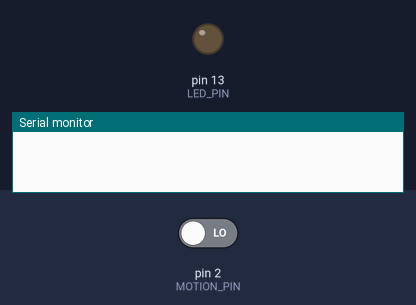
Recording of a sketch running on a simulated Arduino Uno, built with avr-gcc and run on an emulated ATmega328P. Shown: output pins drawn as LEDs (lit = HIGH), the last lines printed to the serial monitor. The test bench sets the inputs (shaded band); at power-on: pin 2 (MOTION_PIN) LOW.

Above: at 1.2 s.
1.3 s: pin 2 (MOTION_PIN) driven HIGH
At 1.7 s:
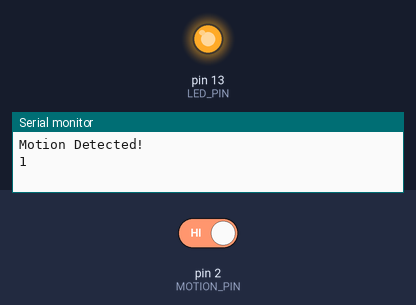
2.8 s: pin 2 (MOTION_PIN) driven LOW
At 4.0 s:
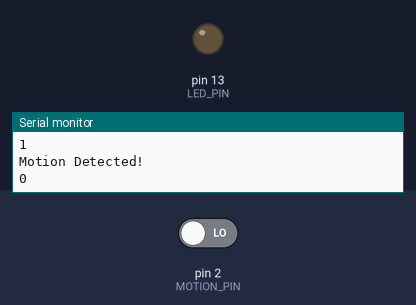
Timing chart, 0 to 5.8 s (numbered marks = the images above; inputs shaded):
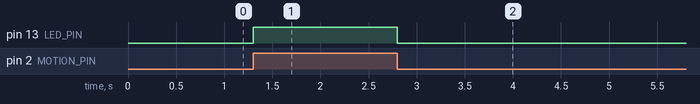

The sketch:

Task_1.1P.ino
```cpp
//Define CONSTANT variables to store pins connected to Motion Sensor and LED
const uint8_t MOTION_PIN = 2;
const uint8_t LED_PIN = 13;

//Variable for reading the LED current status, initialized to LOW
uint8_t ledState = LOW;

//Initialize the program
void setup()
{
  //Initialize the Motion Sensor pin as an input
  pinMode(MOTION_PIN, INPUT);
  //Initialize the LED pin as an output
  pinMode(LED_PIN, OUTPUT);
  //Interupt to toggle the LED
  attachInterrupt(digitalPinToInterrupt(MOTION_PIN), motionCheck, CHANGE);
  //Initialize the Serial Monitor
  Serial.begin(9600);
}

//Function to toggle the LED when motion is detected
void motionCheck()
{
  //Toggle the LED
  ledState = !ledState;
  digitalWrite(LED_PIN, ledState);
  Serial.println("Motion Detected!");
  Serial.println(digitalRead(MOTION_PIN));
}

void loop()
{ }
```

Measured:
- after the input at 1.3 s, pin 13 (LED_PIN): LOW → HIGH at once
- after the input at 2.8 s, pin 13 (LED_PIN): HIGH → LOW at once
